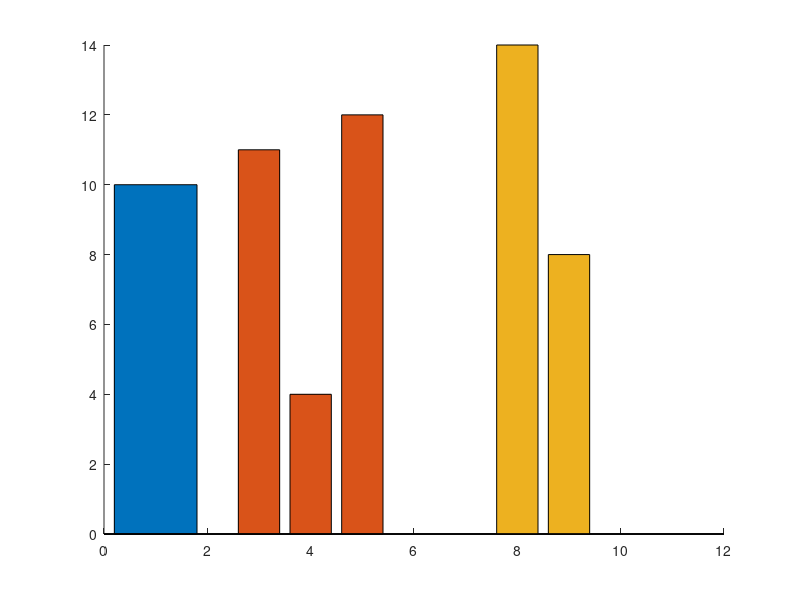

Source code (MATLAB): (Note: this script raises an error after producing the figure.)
load("a.mat")

figure;hold

b1 = bar(1,a(1))
b2 = bar(3:5,a(2:4))
b3 = bar(7:9,a(5:7))
b4 = bar(11,a(8))

b1.FaceColor =  [0.1 0.6 0.8];
b2.FaceColor = [0.2 0.9 0.5];
b3.FaceColor = [236 129 132]/255;

plot([2 2],[0 14],'color', [.5 .5 .5],LineWidth=1)
plot([6 6],[0 14],'color', [.5 .5 .5],LineWidth=1)
plot([10 10],[0 14],'color', [.5 .5 .5],LineWidth=1)

plot([0 12],[10 10],'Color',[0.1 0.6 0.8],'LineStyle','--',LineWidth=2)

xticks([1 3 4 5 8 9])
ylabel('number of successful parameter sets')
xlabel('model')